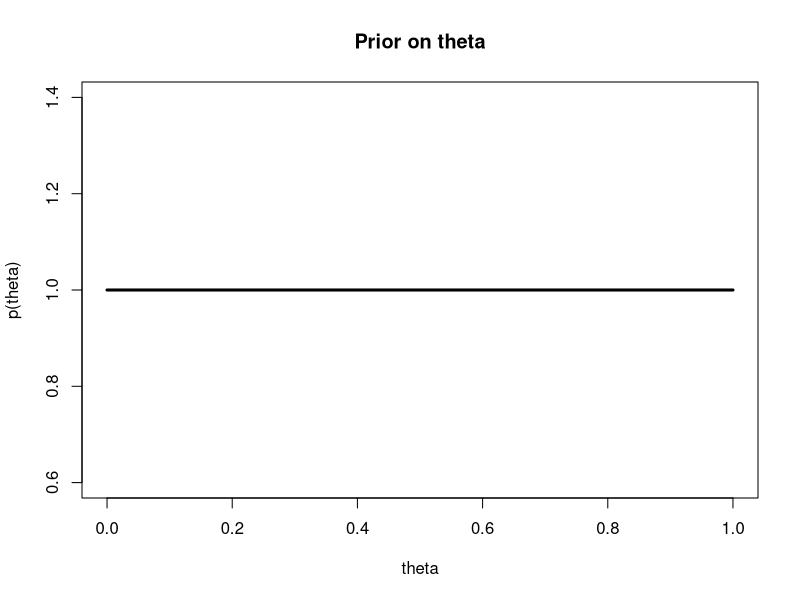
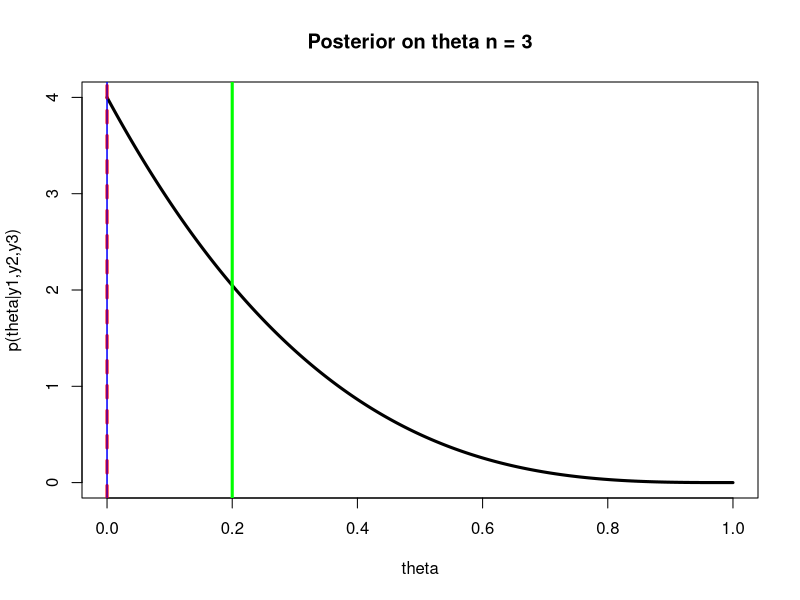
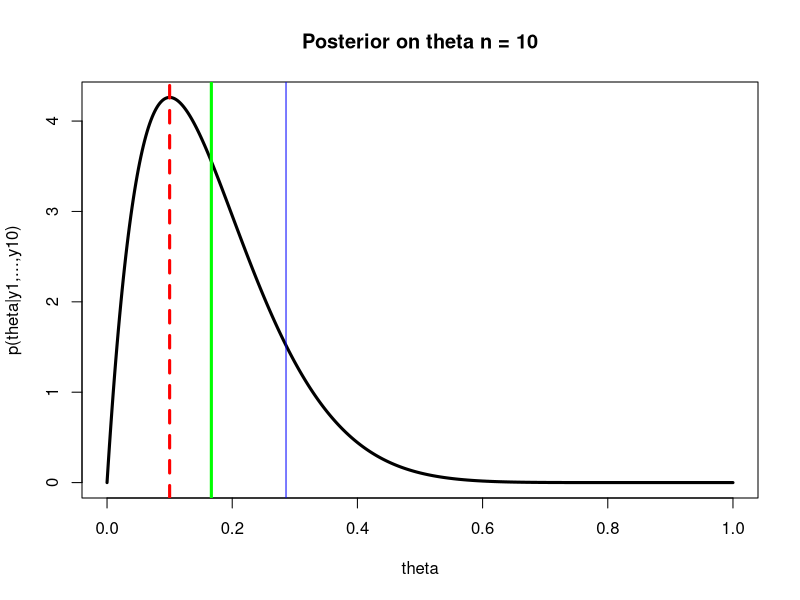
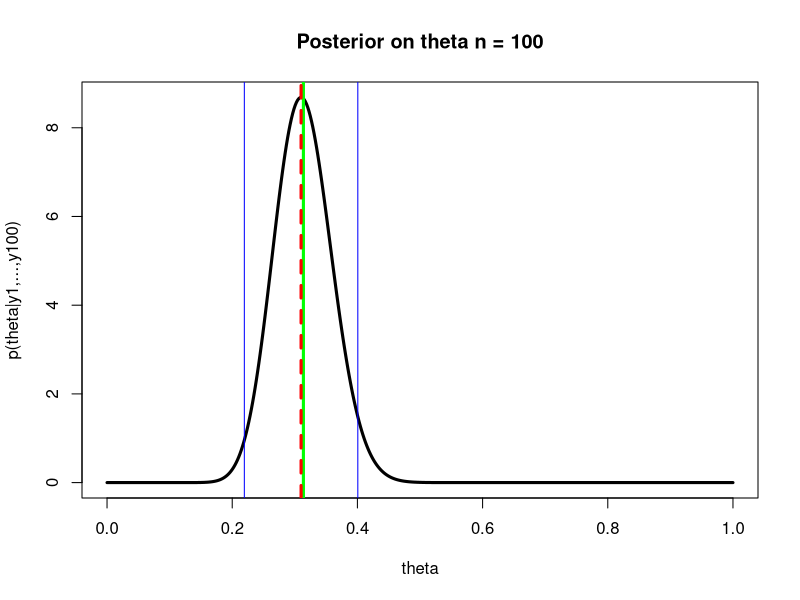
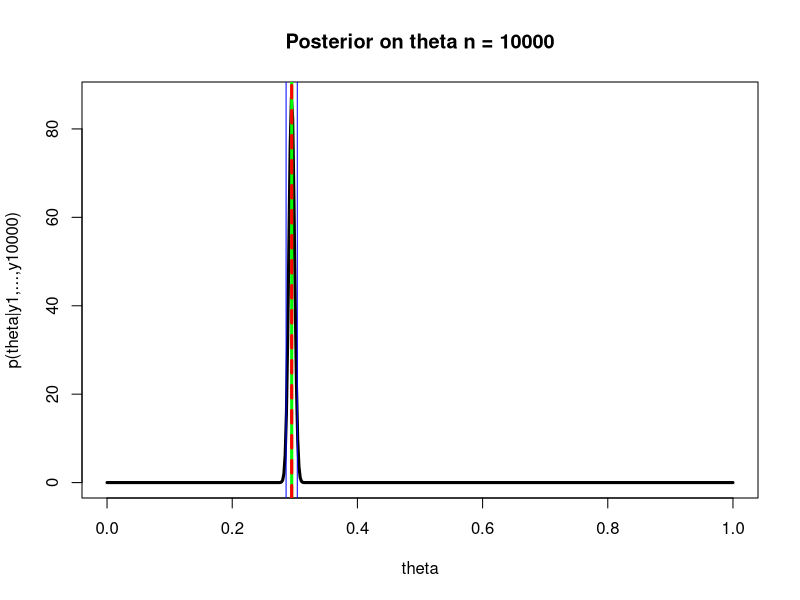

Here is the R script that generated these plots, in order:
#Uniform-Bernoulli model, coin tossing 
rm(list = ls())

####uniform prior for theta
#plot prior distribution
#define x-axis
x = seq(0, 1, length=500)

#calculate uniform distribution probabilities
p = dunif(x, min = 0, max = 1)

#plot uniform distribution
plot(x, p, type = 'l', lwd = 3,
     xlab='theta', ylab='p(theta)', 
     main='Prior on theta')

####simulate n=3 data
theta_true = 0.3

set.seed(1)
n = 3
y = rbinom(n = n, size = 1, prob = theta_true)


####posterior distribution 
####(I know the expression because I have compute it analytically)
#plot the posterior distribution 
#calculate uniform distribution probabilities
p = dbeta(x, shape1 = 1 + sum(y), shape2 = 1 + n - sum(y))

#plot uniform distribution
plot(x, p, type = 'l',  lwd = 3,
     xlab='theta', ylab='p(theta|y1,y2,y3)', 
     main='Posterior on theta n = 3')
abline(v = c((1 + sum(y))/(2+n)), col = c("green"), lwd = c(3))
p_MLE = c(mean(y))
asym_MLE_lb_CI = p_MLE-1.96*sqrt(p_MLE*(1-p_MLE)/n)
asym_MLE_ub_CI = p_MLE+1.96*sqrt(p_MLE*(1-p_MLE)/n)
abline(v = c(asym_MLE_lb_CI, p_MLE, asym_MLE_ub_CI), 
       col=c("blue", "red", "blue"), lty=c(1, 2, 1), lwd=c(1, 3, 1))

###simulate n=7 additional data
set.seed(3)
n = 10
y = c(y, rbinom(n = 7, size = 1, prob = theta_true))

####posterior distribution 
####(I know the expression because I have compute it analytically)
#plot the posterior distribution 
#calculate uniform distribution probabilities
p = dbeta(x, shape1 = 1 + sum(y), shape2 = 1 + n - sum(y))

#plot uniform distribution
plot(x, p, type = 'l',  lwd = 3,
     xlab='theta', ylab='p(theta|y1,...,y10)', 
     main='Posterior on theta n = 10')
abline(v = c((1 + sum(y))/(2+n)), col = c("green"), lwd = c(3))
p_MLE = c(mean(y))
asym_MLE_lb_CI = p_MLE-1.96*sqrt(p_MLE*(1-p_MLE)/n)
asym_MLE_ub_CI = p_MLE+1.96*sqrt(p_MLE*(1-p_MLE)/n)
abline(v = c(asym_MLE_lb_CI, p_MLE, asym_MLE_ub_CI), 
       col=c("blue", "red", "blue"), lty=c(1, 2, 1), lwd=c(1, 3, 1))

#simulate 90 additional data 
n = 100
y = c(y, rbinom(n = 90, size = 1, prob = theta_true))

####posterior distribution 
####(I know the expression because I have compute it analytically)
#plot the posterior distribution 
#calculate uniform distribution probabilities
p = dbeta(x, shape1 = 1 + sum(y), shape2 = 1 + n - sum(y))

#plot uniform distribution
plot(x, p, type = 'l',  lwd = 3,
     xlab='theta', ylab='p(theta|y1,...,y100)', 
     main='Posterior on theta n = 100')
abline(v = c((1 + sum(y))/(2+n)), col = c("green"), lwd = c(3))
p_MLE = c(mean(y))
asym_MLE_lb_CI = p_MLE-1.96*sqrt(p_MLE*(1-p_MLE)/n)
asym_MLE_ub_CI = p_MLE+1.96*sqrt(p_MLE*(1-p_MLE)/n)
abline(v = c(asym_MLE_lb_CI, p_MLE, asym_MLE_ub_CI), 
       col=c("blue", "red", "blue"), lty=c(1, 2, 1), lwd=c(1, 3, 1))

#simulate 9000 additional data
n = 10000
y = c(y, rbinom(n = 9900, size = 1, prob = theta_true))

####posterior distribution 
####(I know the expression because I have compute it analytically)
#plot the posterior distribution 
#calculate uniform distribution probabilities
p = dbeta(x, shape1 = 1 + sum(y), shape2 = 1 + n - sum(y))

#plot uniform distribution
plot(x, p, type = 'l',  lwd = 3,
     xlab='theta', ylab='p(theta|y1,...,y10000)', 
     main='Posterior on theta n = 10000')
abline(v = c((1 + sum(y))/(2+n)), col = c("green"), lwd = c(3))
p_MLE = c(mean(y))
asym_MLE_lb_CI = p_MLE-1.96*sqrt(p_MLE*(1-p_MLE)/n)
asym_MLE_ub_CI = p_MLE+1.96*sqrt(p_MLE*(1-p_MLE)/n)
abline(v = c(asym_MLE_lb_CI, p_MLE, asym_MLE_ub_CI), 
       col=c("blue", "red", "blue"), lty=c(1, 2, 1), lwd=c(1, 3, 1))
